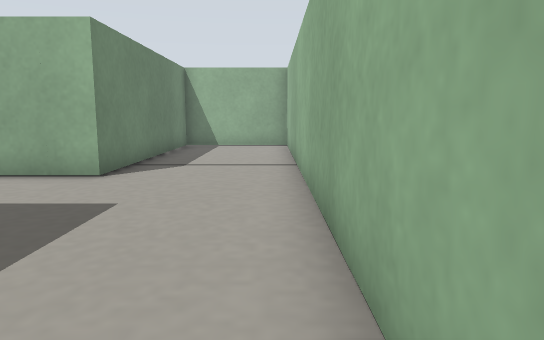
view 1 (above)

24 first-person views from a walk through a world built for the Gazebo simulator. The camera is 0.12 m above the floor, tilts 8° down and sees 70° across. The floor is counted in squares, 0.1 m on a side. Each view is taken from the middle of a square. On the plan, view 1 faces up. The plan holds only what a view shows up to about 15 squares ahead; the rest is blank.

view 2
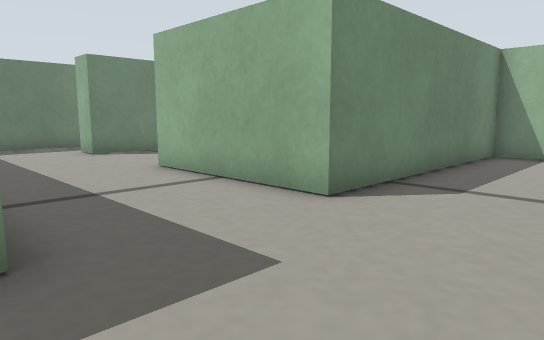

view 3
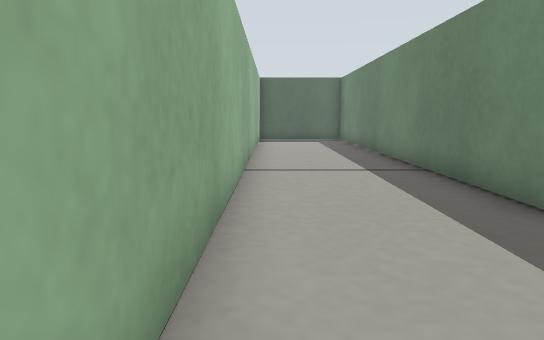

view 4
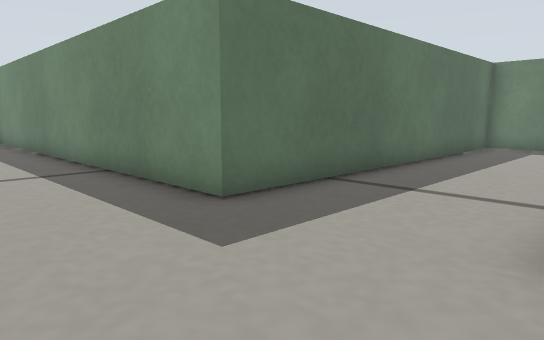

view 5
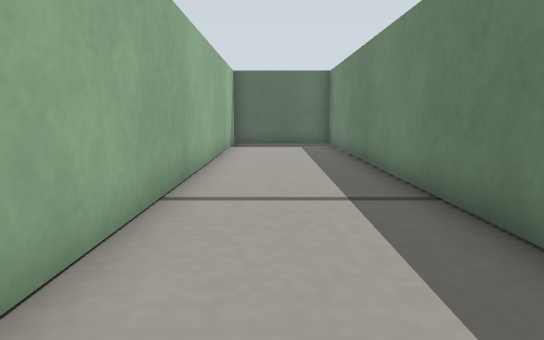

view 6
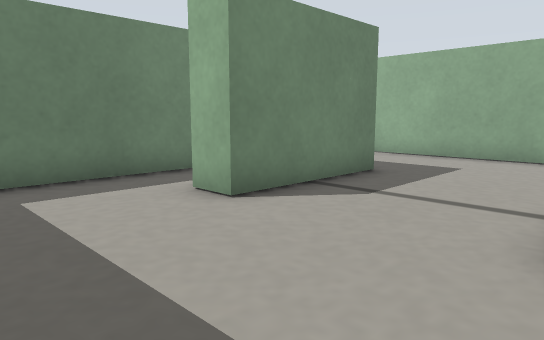

view 7
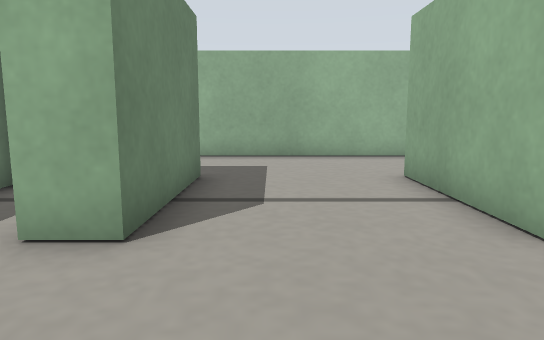

view 8
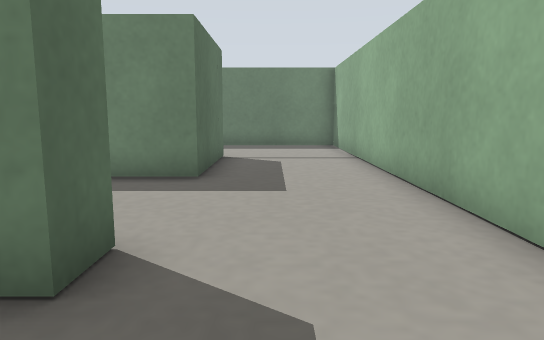

view 9
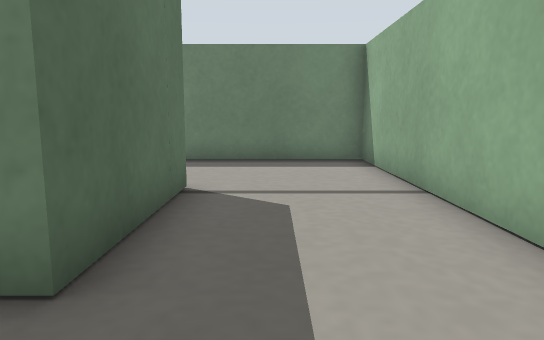

view 10
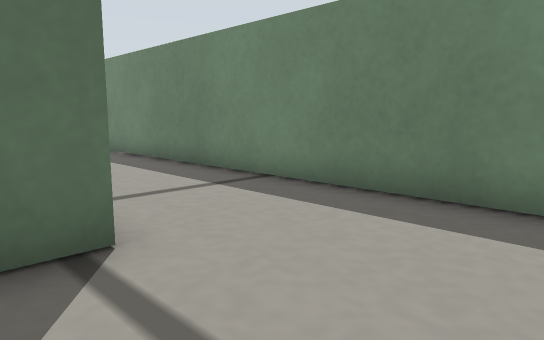

view 11
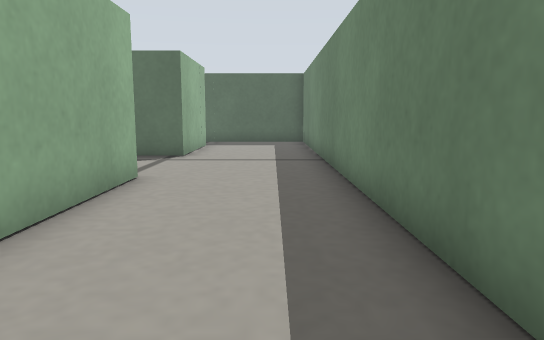

view 12
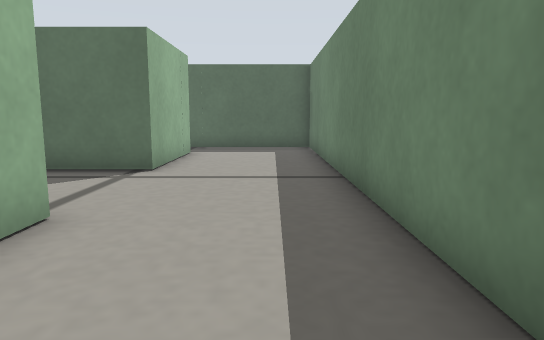

view 13
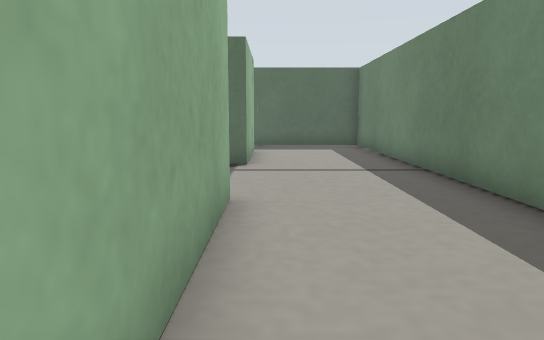

view 14
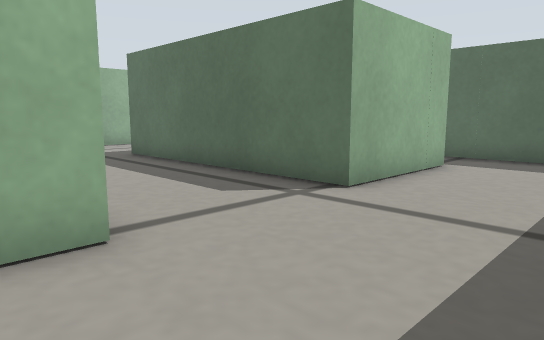

view 15
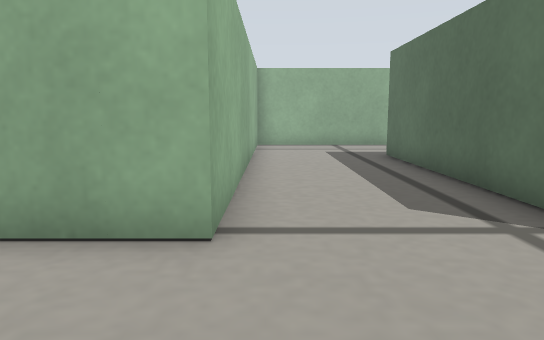

view 16
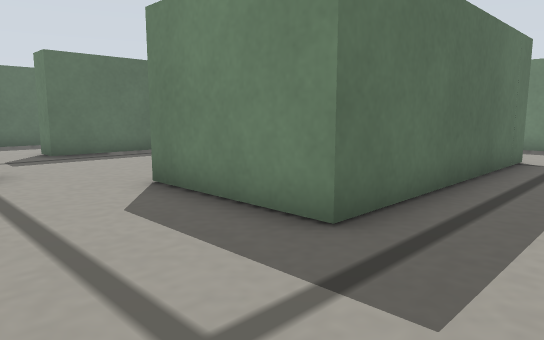

view 17
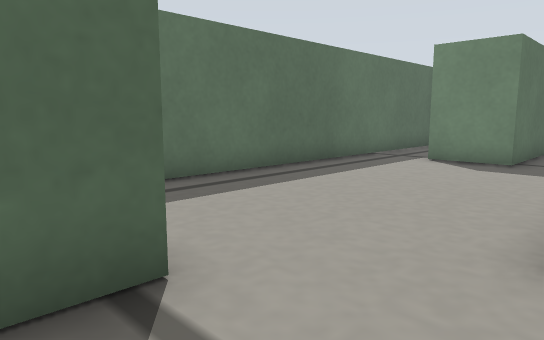

view 18
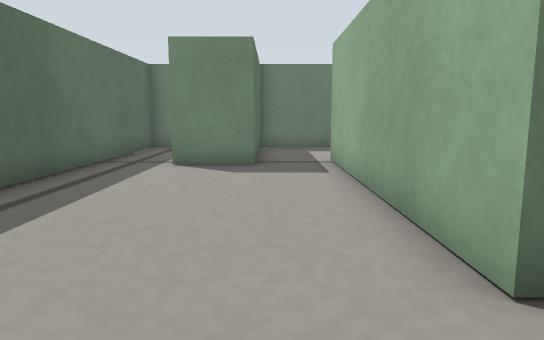

view 19
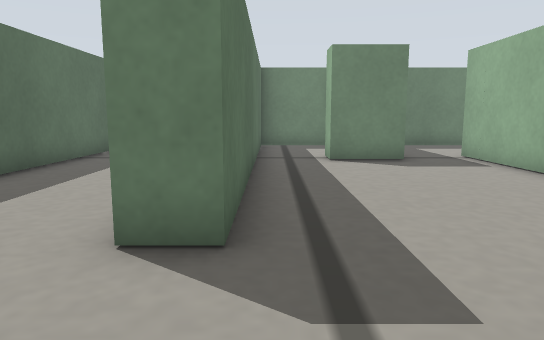

view 20
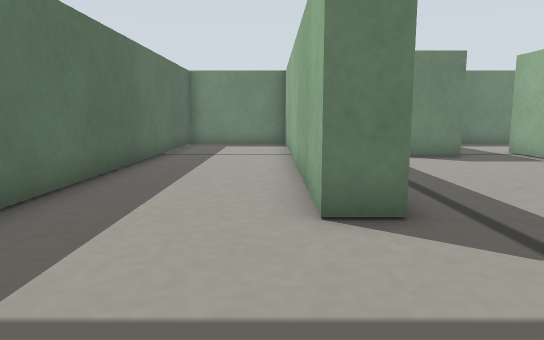

view 21
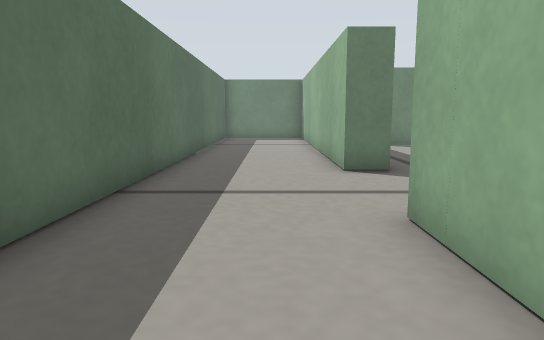

view 22
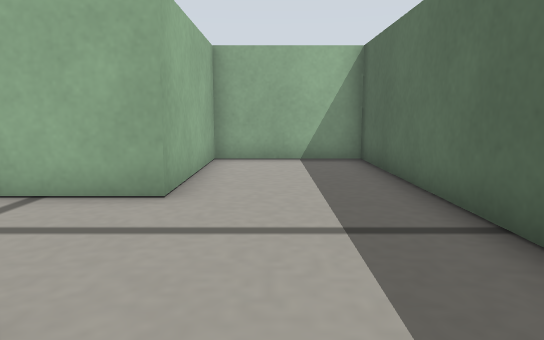

view 23
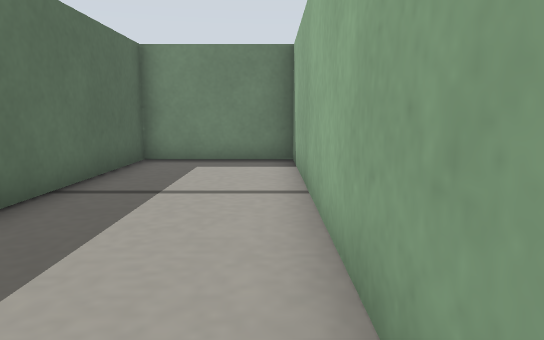

view 24
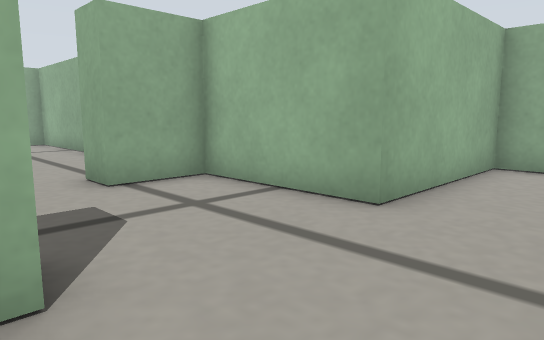

### Floor plan
Key: @ floor where view 1 was taken; # wall or solid block; . floor.
Columns run from 21 left of view 1 to 1 right of it. Each row starts with its distance up from view 1.
 16 ###############  ###
 15 #..............  #....#
 14 #..............  #....#
 13 #.............. .#....#
 12 #..............  #....#
 11 #....####....#.  #....#
 10 #....#..#....#   #....#
  9 #....#..#....#   #....#
  8 #....#..#....#####....#
  7 #....#................#
  6 #....#................#
  5 #....#................#
  4 #....#................#
  3 #....#############....#
  2 #................#....#
  1 #................#....#
  0 #................#...@#
 -1 #................#....#
 -2 #....########....#....#
 -3 #....#      #....#....#
 -4 #....#      #....#....#
 -5 #....########....#....#
 -6 #............... #....#
 -7 #................#....#
 -8 ######.........###....#
 -9  ....#...........#....#
-10  ................#....#
-11 #................#    #
-12 #############....######
-13 #.....................#
-14 #.....................#
-15 #.....................#
-16 #.....................#
-17 #######################

Where each view was taken, in squares from view 1:
view 1: 0 up, 0 right, facing up
view 2: 3 up, 0 right, facing up-left
view 3: 8 up, 0 right, facing down
view 4: 8 up, 0 right, facing down-left
view 5: 5 up, 1 left, facing down
view 6: 4 up, 8 left, facing up-left
view 7: 4 up, 11 left, facing up
view 8: 13 up, 5 left, facing left
view 9: 13 up, 10 left, facing left
view 10: 15 up, 15 left, facing down-left
view 11: 10 up, 19 left, facing down
view 12: 7 up, 19 left, facing down
view 13: 8 up, 17 left, facing down
view 14: 4 up, 20 left, facing down-right
view 15: 2 up, 20 left, facing right
view 16: 1 up, 5 left, facing down-left
view 17: 5 down, 5 left, facing down-left
view 18: 7 down, 6 left, facing left
view 19: 11 down, 5 left, facing left
view 20: 13 down, 4 left, facing left
view 21: 14 down, 0 right, facing left
view 22: 14 down, 10 left, facing right
view 23: 13 down, 10 left, facing left
view 24: 15 down, 9 left, facing up-right
